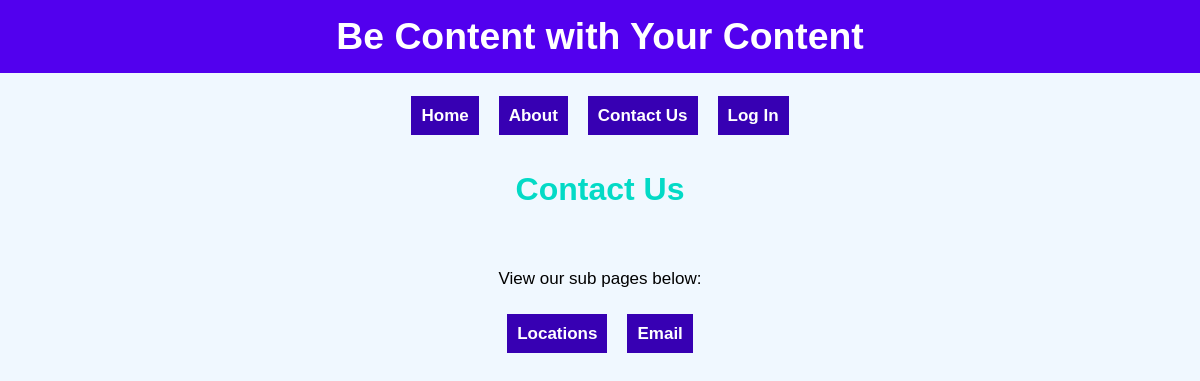
Page /Index.php?PageId=3 on the committed database.
### tables this page shows
create table if not exists WebElements(
 id int not null AUTO_INCREMENT PRIMARY KEY,
 Title varchar(25) Not null,
 Header varchar(25),
 SubText varchar(225),
 ParentPage int DEFAULT 0,
 SortOrder int DEFAULT 2,
 isActive int
);

### dbConnector.php (called while the page is built, shortened)
<?php
function MyPagesGet($dbConn, $Parent = 0) {
    $query = "SELECT id, Title, Header, SubText
              FROM WebElements
              WHERE isActive = 1
              AND ParentPage = ?
              ORDER BY ParentPage ASC, SortOrder ASC;";
    $stmt = $dbConn->prepare($query);
    $stmt->bind_param("s", $Parent);
    $stmt->execute();
    return $stmt->get_result();
}
function PageContentGet($dbConn, $Id) {
    $query = "SELECT id, Title, Header, SubText
              FROM WebElements
              WHERE isActive = 1
              AND id = ?";
    $stmt = $dbConn->prepare($query);
    $stmt->bind_param("s", $Id);
    $stmt->execute();
    $return = $stmt->get_result();
    return $return;
}
?>

### Helper.php (the view, shortened to what this page needs)
<?php
include_once "dbConnector.php";
?>
<?php
function MenuDisplay($dataset) {
    if ($dataset){
        while($row = mysqli_fetch_array($dataset)){
            echo '<a href="Index.php?PageId=' . $row['id'] .  '" >' . $row['Title'] . '</a>';
        }
    }
    else {
        echo "No menu items<br />";
        echo mysqli_error($myDbConn);
    }
}
function PageDisplay($PageData) {
    if ($PageData){
        $row = mysqli_fetch_array($PageData);
        echo ' <h2> ' . $row['Header'] .  ' </h2> <br />';
        echo ' <p> ' . $row['SubText'] .  '</p> <br />';
    }
    else {
        echo "No Page data to display <br />";
    }
}
?>

### LightTheme.css (style rules this page uses)
html, body { margin: 0; }
body { background-color: aliceblue; font-family: 'Lucida Sans', 'Lucida Sans Regular', 'Lucida Grande', 'Lucida Sans Unicode', Geneva, Verdana, sans-serif; text-align: center; }
h2 { color: #03dac6; font-size: 24pt; }
p { color: #000; font-size: 17px; }
a { font-size: 17px; color: #fff; font-weight: bold; text-decoration: none; background-color: #3700b3; padding: 10px; margin: 10px; }

### rows in the picture
webelements: Title "Home"
webelements: Title "About"
webelements: Title "Contact Us", Header "Contact Us", SubText "View our sub pages below:"
webelements: Title "Locations"
webelements: Title "Email"

### other values in the picture
$MyHeader "Be Content with Your Content"
